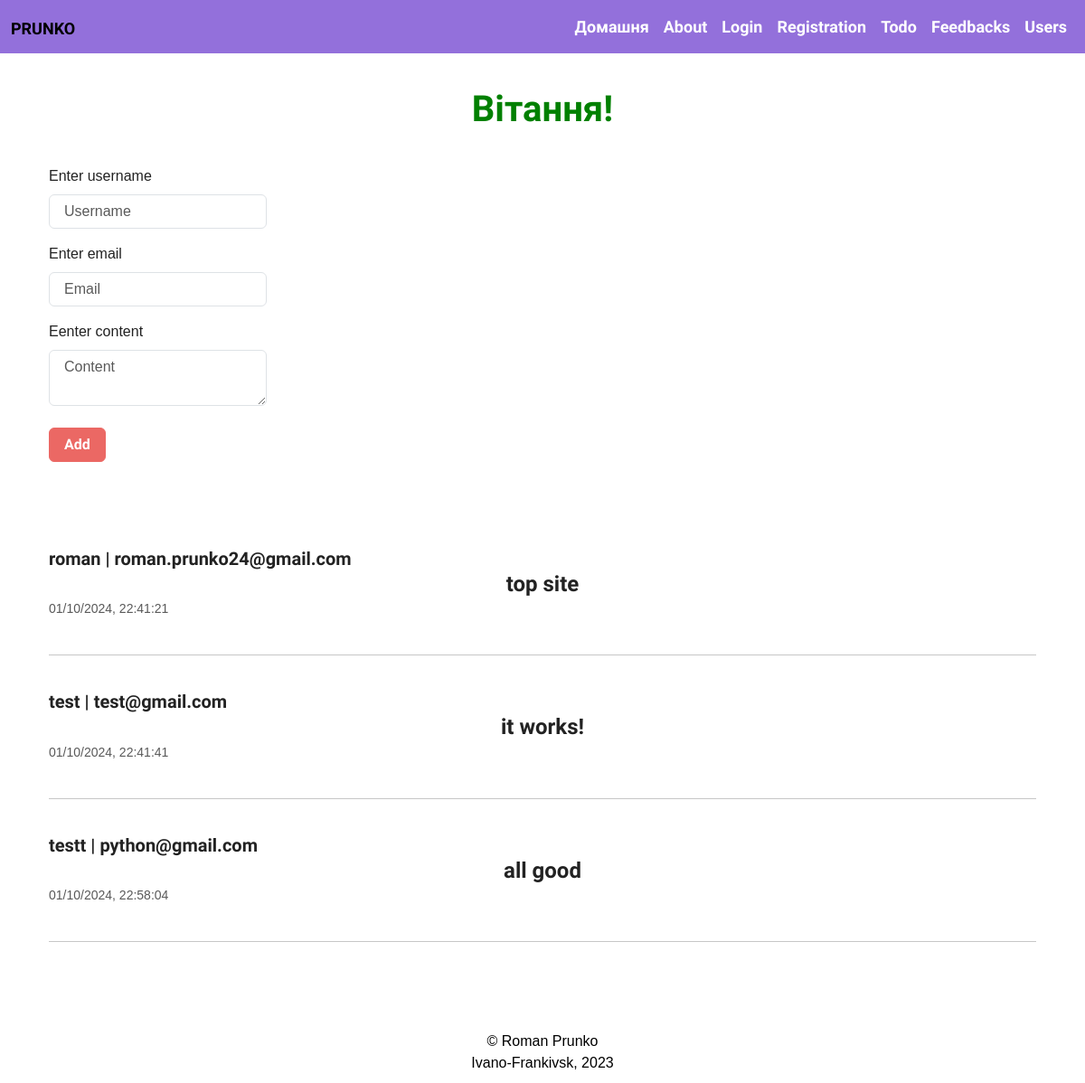
The app's page /feedbacks with its own data.
### app/feedback/models.py (models this page shows, shortened)
class Feedback(db.Model):
    __tablename__ = "feedbacks"
    id = db.Column(db.Integer, primary_key=True)
    username = db.Column(db.String(25), unique=True)
    email = db.Column(db.String(100), unique=True)
    content = db.Column(db.String(250))
    createdAt = db.Column(db.DateTime, default=datetime.utcnow)

### app/feedback/views.py (the view)
@feedback.route("/feedbacks", methods=["GET", "POST"])
def feedbacks():
    form = AddFeedback()
    feedbacks = Feedback.query.all()
    return render_template("feedbacks.html", form = form, feedbacks=feedbacks)

### app/feedback/forms.py
class AddFeedback(FlaskForm):
    username = StringField("Enter username", validators=[DataRequired("This field is required")])
    email = StringField("Enter email", validators=[DataRequired("This field is required")])
    content = TextAreaField("Eenter content", validators=[DataRequired("This field is required")])
    submit = SubmitField("Add")

### app/feedback/templates/feedback/feedbacks.html (shortened to what this page needs)
{% from 'fieldMacro.html' import displayField %}
{% extends 'base.html' %}
{% block content %}
    <div class="container">
        <div class="d-flex align-items-center justify-content-start">
            <div class="mt-3">
                <form action="{{ url_for('feedback.add') }}" method="POST">
                    {{ displayField(form.username, "Username") }}
                    {{ displayField(form.email, "Email") }}
                    {{ displayField(form.content, "Content") }}
                    <br>
                    {{ form.submit(class="btn btn-primary width-100") }}
                </form>
            </div>
        </div>
        <br><br><br><br>
        {% for item in feedbacks %}
            <div class="list-group">
                <div class="d-flex w-100 justify-content-between">
                    <h5 class="mb-1">{{ item.username }} | {{ item.email }}</h5>
                </div>
                <h4 class="mb-1 mt-10"><strong>{{ item.content }}</strong></h4>
                <small class="text-muted mt-30">{{ item.createdAt.strftime("%m/%d/%Y, %H:%M:%S") }}</small>
            </div>
            <br><hr><br>
        {% endfor %}
    </div>
    <br><br>
{% endblock %}

### app/static/css/styles.css (style rules this page uses)
body { font-family: 'Arial', sans-serif; }
.container h4 { text-align: center; }

### records on screen
Feedback: username "roman", email "roman.prunko24@gmail.com", content "top site", createdAt "01/10/2024, 22:41:21"
Feedback: username "test", email "test@gmail.com", content "it works!", createdAt "01/10/2024, 22:41:41"
Feedback: username "testt", email "python@gmail.com", content "all good", createdAt "01/10/2024, 22:58:04"

### other values on screen
{{ name }} "Домашня" "About" "Login" "Registration" "Todo" "Feedbacks" "Users"
{{ field.label(class="mt-3") }} "Enter username Enter email Eenter content"
